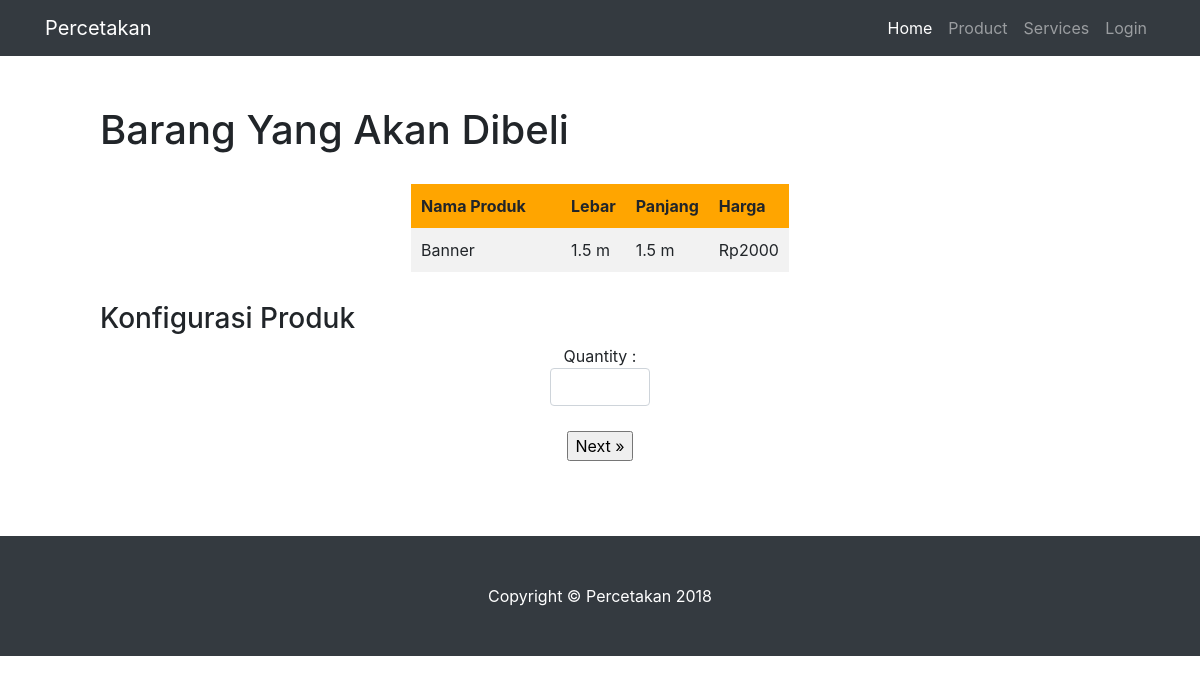
/impalweb/Transaksi?produk=1, run on the app's committed database.
### tables this page shows
CREATE TABLE `produk` (
  `idProduk` int(11) NOT NULL,
  `namaProduk` varchar(100) NOT NULL,
  `lebar` varchar(5) NOT NULL,
  `panjang` varchar(5) NOT NULL,
  `hargaSatuan` decimal(19,0) NOT NULL
);

### impalweb/application/controllers/Transaksi.php (called while the page is built, shortened)
<?php
class Transaksi extends CI_Controller{
	function __construct(){
		$this->load->model('M_transaksi');
		$this->load->model('M_alamat');
		$this->load->model('M_myaccount');
	}
	function index(){
		$where = array(
			'idProduk' => $this->input->get('produk')
			);
		$data['transaksi']=$this->M_transaksi->load_data($where);
		$this->load->view('v_transaksi',$data);
	}
}
?>

### impalweb/index.php (called while the page is built, shortened)
<?php
require_once BASEPATH.'core/CodeIgniter.php';

### impalweb/application/models/M_transaksi.php (called while the page is built, shortened)
<?php
class M_transaksi extends CI_Model{
	function load_data($where){
		return $this->db->get_where('produk',$where)->result_array();
	}
}
?>

### impalweb/application/views/v_transaksi.php (the view)
<!DOCTYPE html>
<html lang="en">
  <body>
    <?php include 'header.php'; ?>
      <div style="margin-top: 50px; margin-bottom: 50px;">
        <h1 style="margin-left: 100px;">Barang Yang Akan Dibeli</h1>
        <table class="produk">
          <tr class="headerproduk">
            <th class="namaproduk">Nama Produk</th>
            <th class="lebar">Lebar</th>
            <th class="panjang">Panjang</th>
            <th class="harga">Harga</th>
          </tr>
            <?php
              foreach ($transaksi as $row){
                echo "<tr class='listProduk'>";
                echo "<td class='namaproduk'>".$row['namaProduk']."</td>";
                echo "<td class='lebar'>".$row['lebar']." m</td>";
                echo "<td class='panjang'>".$row['panjang']." m</td>";
                echo "<td class='harga'>Rp".$row['hargaSatuan']."</td>";
                echo "</tr>";
              }
            ?>
        </table>
        <h3 style="margin-left: 100px;">Konfigurasi Produk</h3>
        <form method="post" action="<?php base_url() ?>Transaksi/Konfirmasi?produk=<?php echo $_GET['produk'] ?>">
          <div class="" style="margin: 0px auto !important; text-align: center;">
            <div style="margin: 0px auto;text-align: center;">
              <div > Quantity : </div>
              <input style="width:100px;margin: 0px auto;"type="number" name="quantity" class="form-control" min="1" max="100" size="">
            </div>
          <input style="margin: 25px auto !important;" type="submit" value="Next &raquo;">
          </div>
        </form>
      </div>
    <?php include 'footer.php';?>
  </body>
</html>

### impalweb/css/business-frontpage.css (style rules this page uses)
body { padding-top: 54px; }
@media (min-width: 992px) { body { padding-top: 56px; } }

### impalweb/css/style.css (style rules this page uses)
.produk { margin: 30px auto; }
.produk td { padding: 10px; margin: 20px; }
.produk th { background-color: orange; padding: 10px; }
.namaproduk { width:150px; }
tr:nth-child(even) { background-color: #f2f2f2; }

### data on the page
produk: namaProduk "Banner", lebar "1.5", panjang "1.5", hargaSatuan "2000"
